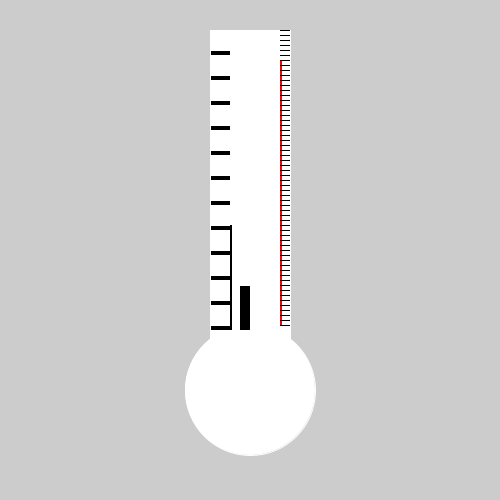
Frame 1 (no input)
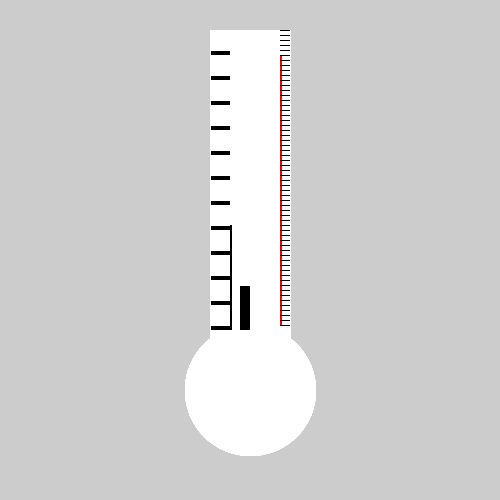
Frame 60 (the mouse pressed at the canvas centre just before this capture)
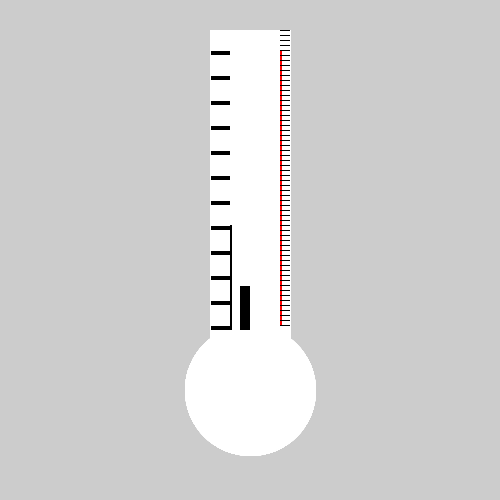
Frame 120 (the mouse held since frame 60 and released just before this capture)

The Processing sketch that drew these frames (run headless with seeded random() and noise(); from frame 60 on, the mouse is pressed at the canvas centre):

// Processing sketch: processing_120384
// ── processing_120384.pde

void setup()
{
size(500,500);

}
void draw()
{
    pushMatrix();
  stroke(255);
  fill (255);
rect(210,30,80,320);
translate(width/2,height/2);
ellipse(0,140,130,130);
fill(0);


rect(-40,-200,20,5);
rect(-40,-175,20,5);
rect(-40,-150,20,5);
rect(-40,-125,20,5);
rect(-40,-100,20,5);
rect(-40,-75,20,5);
rect(-40,-50,20,5);
rect(-40,-25,20,5);
rect(-40,0,20,5);
rect(-40,25,20,5);
rect(-40,50,20,5);
rect(-40,75,20,5);
popMatrix();

  pushMatrix();
  int sec= second()*5;
 
  noStroke();
  fill(255,0,0);
 // translate(width/2,height/2);
  rect(280,325,2,-sec);
  popMatrix();
  fill (0);
  translate (280, 330);
  for (int i=0; i<60; i+=1){
   
  translate (0,-5);
  rect(0,0,10,1);
}
  //translate(width/2,height/2);
  int min= minute()*5;
  fill(0);
  noStroke();
  rect(-50,300,2,-min);
   
   
  int h= hour()*11;
  fill(0);
  noStroke();
  rect(-40,300,10,-h);
}
